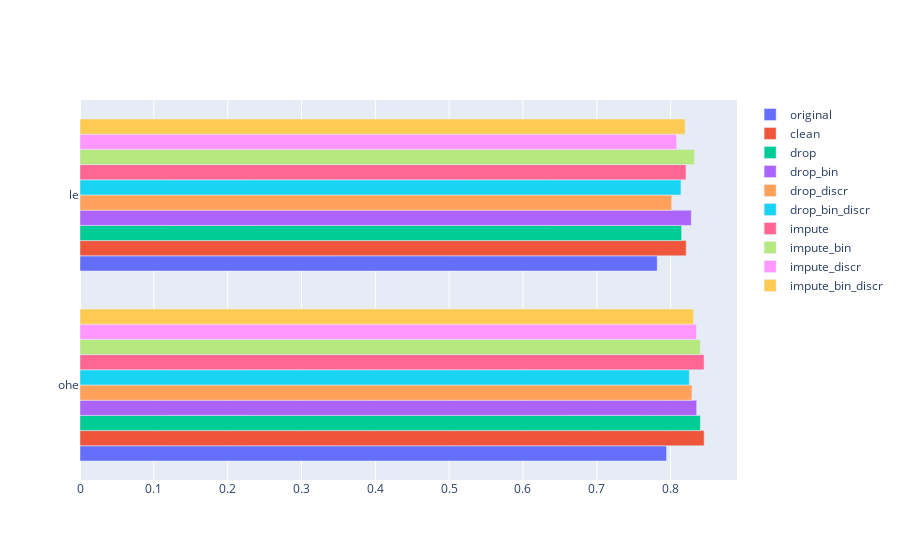

The notebook cell saved with this chart:
### Markdown cell above
## Logistic regression

Since our target variable is categorical with only two classes, linear regression doesn't work very well. Therefore, we can start our analysis with logistic regression; this algorithm, rather than modeling the response directly, it models the *probability* that the target variable belongs to a particular class:

$$p(X) = \frac{e^{\left(\beta_{0}+\beta_{1}X\right)}}{1+e^{\left(\beta_{0}+\beta_{1}X\right)}} = \frac{1}{1+e^{-\left(\beta_{0}+\beta_{1}X\right)}}$$

If you look closely, you can see that this model is similar to a regression model but plugged into the sigmoid function (also called logistic function). In fact, the main difference between linear regression and logistic regression is that the output of the latter will always take values between 0 and 1: when the output is higher than 0.5, class 1 will be assigned, otherwise class 0 is assigned.

Manipulating the model equation it is possible to obtain the *logit* transformation:

$$log\left(\frac{p(X)}{1-p(X)}\right) = \beta_{0}+\beta_{1}X$$

The regression coefficients are estimated maximizing a conditional ($P\left(y|X\right)$ *discriminative learning*) likelihood function (scikit learn's implementation minimizes the negative log likelihood function, which is a special function called *cross-entropy*). Of course, with multiple predictors like in our case, the model is constructed on a linear combination of coefficients and predictors $(\beta_{0}+\beta_{1}X_{1}+\beta_{2}X_{2}+...+\beta_{n}X_{n})$. (The likelihood function doesn't have a closed form, therefore an iterative process must be used.)

### Code cell
# Logistic Regression
logistic_regression = {}
logistic_regression_results = {}

param_grid = [
  {'C': [0.01, 0.1, 1, 10], 'solver': ['liblinear', 'lbfgs', 'saga']},
]

# Loop
for key in datasets_keys:
    logistic_regression[key] = {}
    logistic_regression_results[key] = {}
    
    # Grid search
    logistic_regression[key]["model_ohe"] = GridSearchCV(LogisticRegression(max_iter=200), param_grid, scoring='accuracy', n_jobs=10).fit(
        datasets[key]["X_train_ohe"], datasets[key]["Y_train"]
    ).best_estimator_
    logistic_regression[key]["model_le"] = GridSearchCV(LogisticRegression(max_iter=200), param_grid, scoring='accuracy', n_jobs=10).fit(
        datasets[key]["X_train_le"], datasets[key]["Y_train"]
    ).best_estimator_
    
    # Test
    logistic_regression_results[key]["ohe"] = logistic_regression[key]['model_ohe'].score(datasets[key]['X_test_ohe'], datasets[key]['Y_test'])
    logistic_regression_results[key]["le"] = logistic_regression[key]['model_le'].score(datasets[key]['X_test_le'], datasets[key]['Y_test'])

# Plot
fig = go.Figure()
logistic_regression_results = pd.DataFrame(logistic_regression_results)
for col in logistic_regression_results:
    fig.add_traces(go.Bar(y=logistic_regression_results.index, x=logistic_regression_results[col], orientation="h", name=col))

fig.show()

### Figure 1 — Plotly figure (JSON) as saved in the notebook; plotly's stock layout.template omitted (floating-point values rounded to 4 significant figures)
{"data": [{"name": "original", "orientation": "h", "type": "bar", "x": [0.7945, 0.7818], "y": ["ohe", "le"]}, {"name": "clean", "orientation": "h", "type": "bar", "x": [0.8454, 0.8211], "y": ["ohe", "le"]}, {"name": "drop", "orientation": "h", "type": "bar", "x": [0.8403, 0.8148], "y": ["ohe", "le"]}, {"name": "drop_bin", "orientation": "h", "type": "bar", "x": [0.8353, 0.828], "y": ["ohe", "le"]}, {"name": "drop_discr", "orientation": "h", "type": "bar", "x": [0.8289, 0.8014], "y": ["ohe", "le"]}, {"name": "drop_bin_discr", "orientation": "h", "type": "bar", "x": [0.8253, 0.814], "y": ["ohe", "le"]}, {"name": "impute", "orientation": "h", "type": "bar", "x": [0.8453, 0.8208], "y": ["ohe", "le"]}, {"name": "impute_bin", "orientation": "h", "type": "bar", "x": [0.8401, 0.8324], "y": ["ohe", "le"]}, {"name": "impute_discr", "orientation": "h", "type": "bar", "x": [0.835, 0.8081], "y": ["ohe", "le"]}, {"name": "impute_bin_discr", "orientation": "h", "type": "bar", "x": [0.831, 0.8196], "y": ["ohe", "le"]}], "layout": {"autosize": true, "xaxis": {"autorange": true, "range": [0, 0.8899], "type": "linear"}, "yaxis": {"autorange": true, "range": [-0.5, 1.5], "type": "category"}}}
